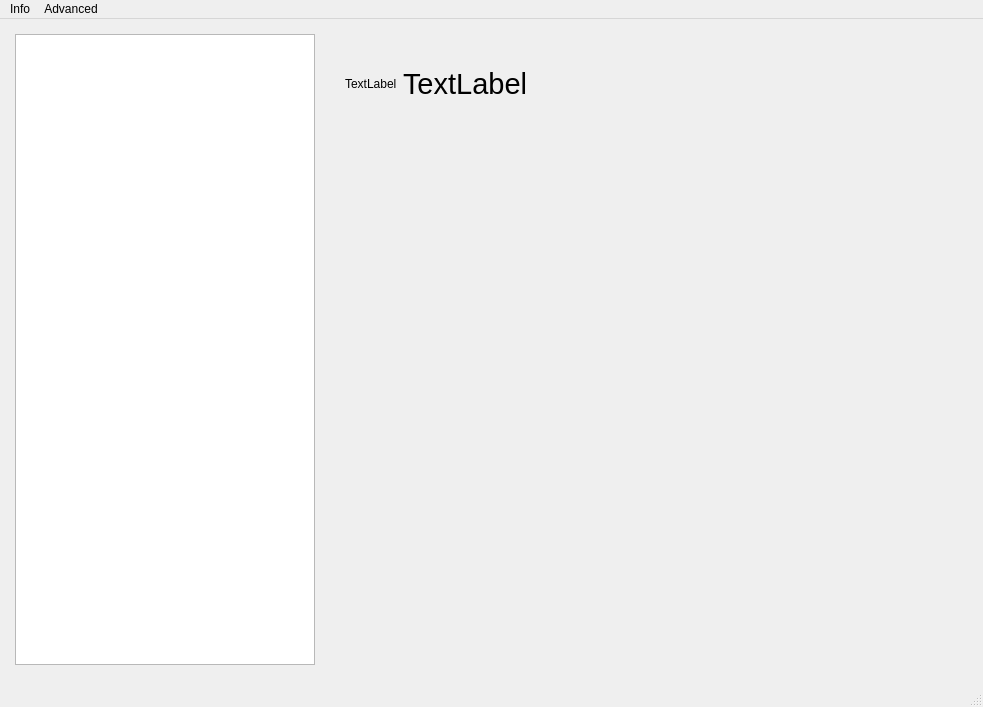
<?xml version="1.0" encoding="UTF-8"?>
<ui version="4.0">
 <class>MainWindow</class>
 <widget class="QMainWindow" name="MainWindow">
  <property name="geometry">
   <rect>
    <x>0</x>
    <y>0</y>
    <width>983</width>
    <height>707</height>
   </rect>
  </property>
  <property name="windowTitle">
   <string>ViUR Admin</string>
  </property>
  <property name="windowIcon">
   <iconset>
    <normaloff>icons/viur_logo.png</normaloff>icons/viur_logo.png</iconset>
  </property>
  <property name="iconSize">
   <size>
    <width>32</width>
    <height>32</height>
   </size>
  </property>
  <widget class="QWidget" name="centralwidget">
   <layout class="QHBoxLayout" name="horizontalLayout_2">
    <property name="spacing">
     <number>30</number>
    </property>
    <property name="leftMargin">
     <number>15</number>
    </property>
    <property name="topMargin">
     <number>15</number>
    </property>
    <property name="rightMargin">
     <number>15</number>
    </property>
    <property name="bottomMargin">
     <number>20</number>
    </property>
    <item>
     <widget class="QTreeWidget" name="treeWidget">
      <property name="minimumSize">
       <size>
        <width>300</width>
        <height>0</height>
       </size>
      </property>
      <property name="maximumSize">
       <size>
        <width>300</width>
        <height>16777215</height>
       </size>
      </property>
      <property name="verticalScrollBarPolicy">
       <enum>Qt::ScrollBarAsNeeded</enum>
      </property>
      <property name="horizontalScrollBarPolicy">
       <enum>Qt::ScrollBarAsNeeded</enum>
      </property>
      <property name="editTriggers">
       <set>QAbstractItemView::NoEditTriggers</set>
      </property>
      <property name="sortingEnabled">
       <bool>false</bool>
      </property>
      <property name="columnCount">
       <number>2</number>
      </property>
      <attribute name="headerVisible">
       <bool>false</bool>
      </attribute>
      <column>
       <property name="text">
        <string>Module</string>
       </property>
      </column>
      <column>
       <property name="text">
        <string notr="true">2</string>
       </property>
      </column>
     </widget>
    </item>
    <item>
     <layout class="QVBoxLayout" name="verticalLayout">
      <item>
       <widget class="QWidget" name="widget" native="true">
        <property name="sizePolicy">
         <sizepolicy hsizetype="Preferred" vsizetype="Preferred">
          <horstretch>0</horstretch>
          <verstretch>0</verstretch>
         </sizepolicy>
        </property>
        <property name="minimumSize">
         <size>
          <width>0</width>
          <height>100</height>
         </size>
        </property>
        <property name="maximumSize">
         <size>
          <width>16777215</width>
          <height>100</height>
         </size>
        </property>
        <layout class="QHBoxLayout" name="horizontalLayout">
         <property name="margin">
          <number>0</number>
         </property>
         <item>
          <widget class="QLabel" name="iconLbl">
           <property name="text">
            <string>TextLabel</string>
           </property>
          </widget>
         </item>
         <item>
          <widget class="QLabel" name="modulLbl">
           <property name="font">
            <font>
             <pointsize>22</pointsize>
             <weight>50</weight>
             <bold>false</bold>
            </font>
           </property>
           <property name="text">
            <string>TextLabel</string>
           </property>
          </widget>
         </item>
         <item>
          <spacer name="horizontalSpacer">
           <property name="orientation">
            <enum>Qt::Horizontal</enum>
           </property>
           <property name="sizeHint" stdset="0">
            <size>
             <width>368</width>
             <height>20</height>
            </size>
           </property>
          </spacer>
         </item>
        </layout>
       </widget>
      </item>
      <item>
       <widget class="QStackedWidget" name="stackedWidget">
        <property name="currentIndex">
         <number>-1</number>
        </property>
       </widget>
      </item>
     </layout>
    </item>
   </layout>
  </widget>
  <widget class="QMenuBar" name="menubar">
   <property name="enabled">
    <bool>true</bool>
   </property>
   <property name="geometry">
    <rect>
     <x>0</x>
     <y>0</y>
     <width>983</width>
     <height>22</height>
    </rect>
   </property>
   <widget class="QMenu" name="menuInfo">
    <property name="title">
     <string>Info</string>
    </property>
    <addaction name="actionHelp"/>
    <addaction name="separator"/>
    <addaction name="actionAbout"/>
   </widget>
   <widget class="QMenu" name="menuErweitert">
    <property name="title">
     <string>Advanced</string>
    </property>
    <addaction name="actionTasks"/>
   </widget>
   <addaction name="menuInfo"/>
   <addaction name="menuErweitert"/>
  </widget>
  <widget class="QStatusBar" name="statusbar"/>
  <action name="actionQuit">
   <property name="icon">
    <iconset>
     <normaloff>icons/onebiticonset/onebit_35.png</normaloff>icons/onebiticonset/onebit_35.png</iconset>
   </property>
   <property name="text">
    <string>Beenden</string>
   </property>
  </action>
  <action name="actionErste_Schritte">
   <property name="icon">
    <iconset>
     <normaloff>icons/onebiticonset/021.png</normaloff>icons/onebiticonset/021.png</iconset>
   </property>
   <property name="text">
    <string>Erste Schritte</string>
   </property>
  </action>
  <action name="actionHelp">
   <property name="icon">
    <iconset>
     <normaloff>icons/onebiticonset/022.png</normaloff>icons/onebiticonset/022.png</iconset>
   </property>
   <property name="text">
    <string>Help</string>
   </property>
   <property name="shortcut">
    <string/>
   </property>
  </action>
  <action name="actionAbout">
   <property name="icon">
    <iconset>
     <normaloff>icons/Apexico_black.ico</normaloff>icons/Apexico_black.ico</iconset>
   </property>
   <property name="text">
    <string>About</string>
   </property>
  </action>
  <action name="actionLogout">
   <property name="icon">
    <iconset>
     <normaloff>icons/onebiticonset/onebit_24.png</normaloff>icons/onebiticonset/onebit_24.png</iconset>
   </property>
   <property name="text">
    <string>Ausloggen</string>
   </property>
  </action>
  <action name="actionTasks">
   <property name="text">
    <string>Tasks</string>
   </property>
  </action>
 </widget>
 <resources/>
 <connections/>
</ui>
